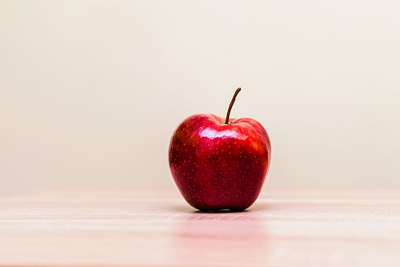
//> input picture 선형수학 실습/code/Ch3/3.4/apple.png, 400 x 267 px
$ ./3-7   (built with g++ and OpenCV 4)
//> lines starting //> are read from the running program, lines starting //| are printed output that depends on the picture
#include <opencv2/opencv.hpp>
#include <iostream>

using namespace cv;
using namespace std;


int main()
{
    Mat img_color = imread("apple.png", IMREAD_COLOR);
//> img_color is the input picture: 267 rows x 400 cols, CV_8UC3; mean B, G, R 199.8, 207.8, 228.8


    int height = img_color.rows;
//> height = 267
    int width = img_color.cols;
//> width = 400


    Mat img_gray(height, width, CV_8UC1);


    for (int y = 0; y < height; y++) {

        uchar* pointer_input = img_color.ptr<uchar>(y);
        uchar* pointer_ouput = img_gray.ptr<uchar>(y);
        for (int x = 0; x < width; x++) {

            uchar b = pointer_input[x * 3 + 0];
            uchar g = pointer_input[x * 3 + 1];
            uchar r = pointer_input[x * 3 + 2];

            pointer_ouput[x] = r * 0.2126 + g * 0.7152 + b * 0.0722;
        }
    }
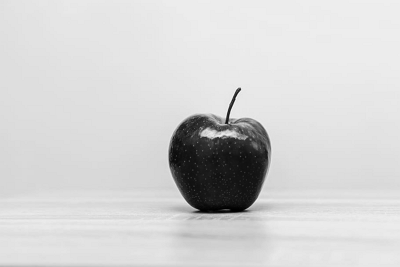
//> img_gray: 267 rows x 400 cols, CV_8UC1; min 0, max 245, mean 211.2


    Mat img_result;
    cvtColor(img_gray, img_result, COLOR_GRAY2BGR);


    for (int y = 150; y < 200; y++) {

        uchar* pointer_input = img_result.ptr<uchar>(y);
        for (int x = 200; x < 250; x++) {

            pointer_input[x * 3 + 0] = 0;
            pointer_input[x * 3 + 1] = 255;
            pointer_input[x * 3 + 2] = 0;
        }
    }
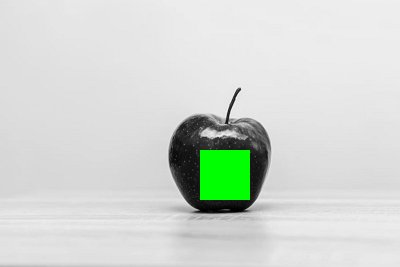
//> img_result: 267 rows x 400 cols, CV_8UC3; mean B, G, R 210.6, 216.6, 210.6


    imshow("color", img_color);
    imshow("result", img_result);

    waitKey(0);


    return 0;
}
